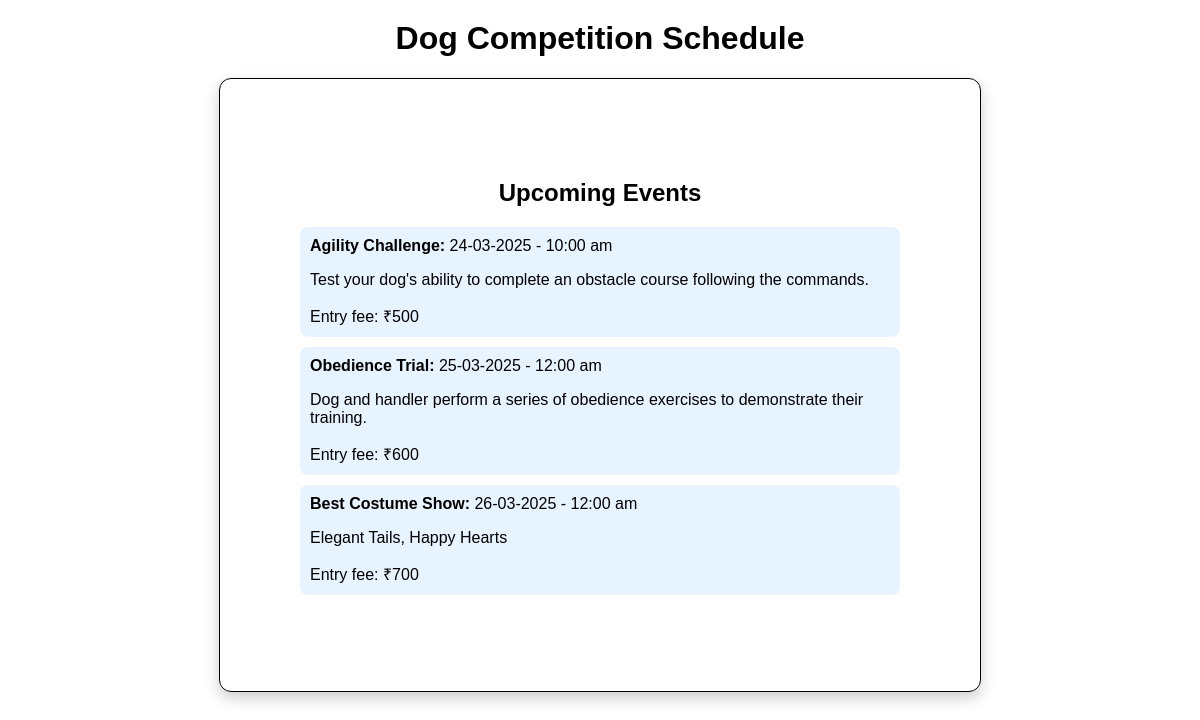
Before: /schedule4 with the older database file.
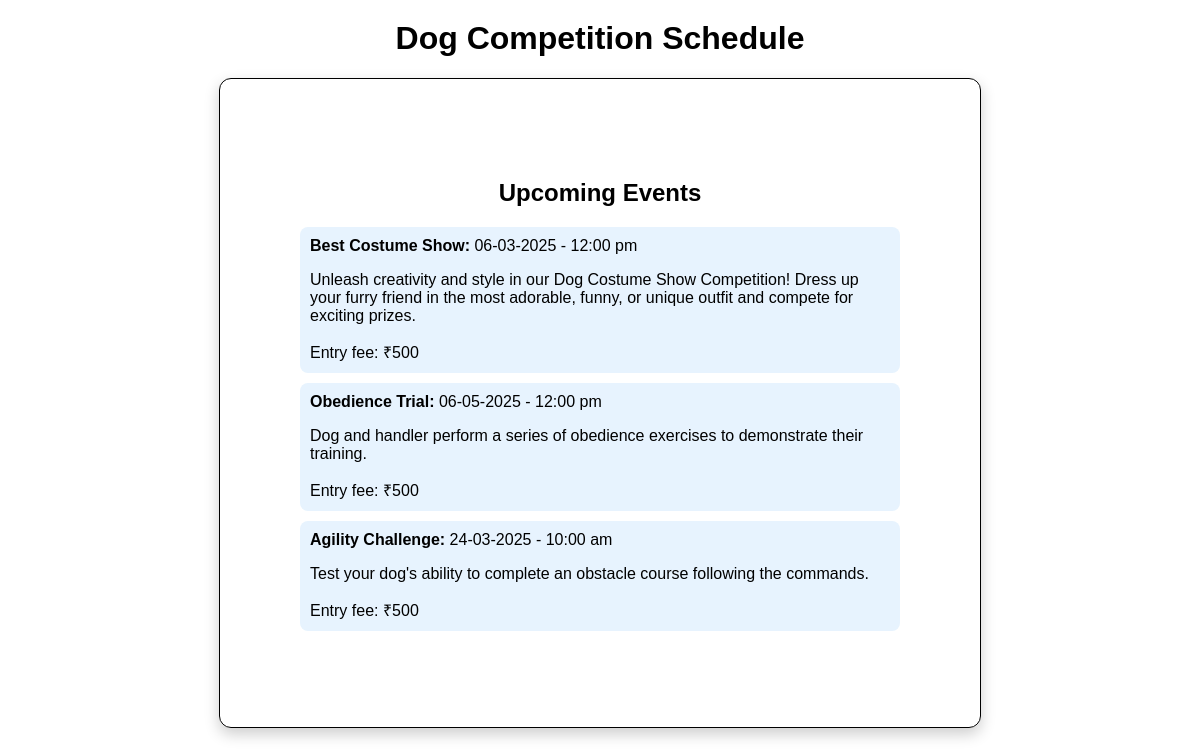
After: the same page with the newer database file.
### models.py (models this page shows, shortened)
class Competition(db.Model):
    __tablename__ = 'competition'
    id = db.Column(db.Integer, primary_key=True)
    title = db.Column(db.String(100), nullable=False)
    date = db.Column(db.String(100), nullable=False)
    time = db.Column(db.String(100), nullable=False)
    description = db.Column(db.Text, nullable=False)
    price = db.Column(db.Integer, nullable=False)

### app.py (the view)
@app.route('/schedule4')
def schedule4():
    competitions = Competition.query.order_by(Competition.date).all()
    return render_template('schedule4.html', competitions=competitions)

### templates/schedule4.html (shortened to what this page needs)
<!DOCTYPE html>
<html lang="en">
<head>
    <link rel="stylesheet" href="../static/css/schedule4.css">
</head>
<body>
    <h1>Dog Competition Schedule</h1>
    <div class="container">
        <h2>Upcoming Events</h2>
        <ul class="schedule-list">
            {% for competition in competitions %}
            <li>
                <strong>{{ competition.title }}:</strong>
                {{ competition.date }} - {{ competition.time }}
                {% if competition.description %}
                <p class="description">{{ competition.description }}</p>
                {% endif %}
                {% if competition.price %}
                <span class="price">Entry fee: ₹{{ competition.price }}</span>
                {% endif %}
            </li>
            {% else %}
            <li>No upcoming competitions scheduled.</li>
            {% endfor %}
        </ul>
    </div>
</body>
</html>

Changed rows visible on the page:
changed Competition "Best Costume Show": date "26-03-2025" → "06-03-2025"; time "12:00 am" → "12:00 pm"; description "Elegant Tails, Happy Hearts" → "Unleash creativity and style in our Dog Costume Show Competition! Dress up your furry friend in the most adorable, funny, or unique outfit and compete for exciting prizes."; price "700" → "500"; moves up the list
changed Competition "Obedience Trial": date "25-03-2025" → "06-05-2025"; time "12:00 am" → "12:00 pm"; price "600" → "500"; moves down the list
